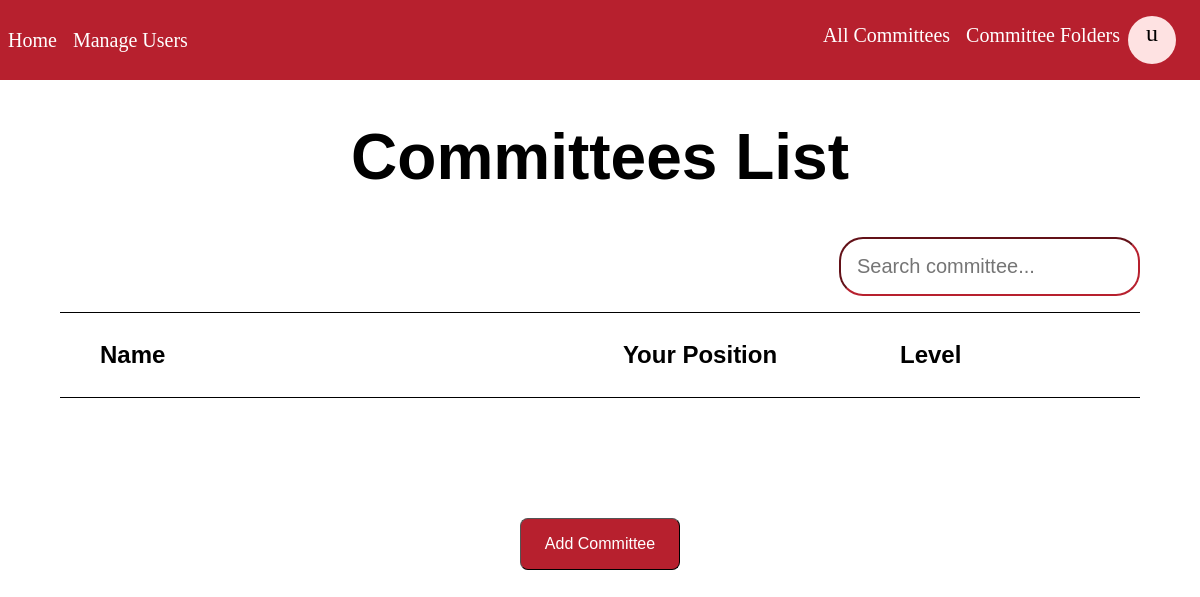
The page /committees/ (signed in) on the database as committed earlier.
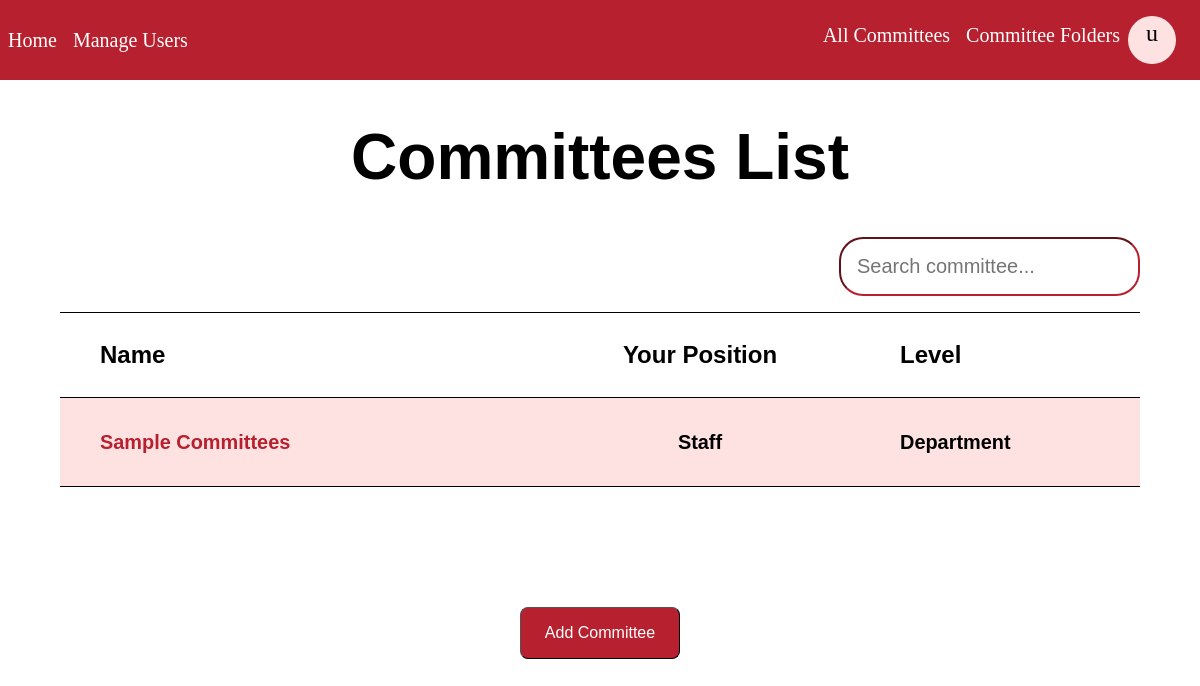
The same page on the database as committed later.
### base/models.py (models this page shows, shortened)
class Committees(models.Model):
    name = models.CharField(max_length = 200)
    description = models.TextField(null = True, blank=True)
    goal = models.TextField(null = True, blank=True)
    objective = models.TextField(null = True, blank=True)
    level = models.CharField(max_length = 200)
    updated = models.DateTimeField(auto_now = True)
    created = models.DateTimeField(auto_now_add = True)
    convener = models.ManyToManyField(User,related_name='convener',null=True,blank=True)
    members = models.ManyToManyField(User,related_name='members',null=True,blank=True)
    staff = models.ManyToManyField(User,related_name='staff',null=True,blank=True)

### base/views.py (the view)
# urls.py: path('committees/', views.committees_list, name='committees_list'),
@login_required(login_url = 'login')
def committees_list(request):
    if request.GET.get('q') != None:
        q = request.GET.get('q')
    else:
        q = ''
    selected_committees = Committees.objects.filter(
        Q(name__icontains = q) | Q(convener__pname__icontains = q)
    )
    committees = Committees.objects.all()
    context = {'committees': committees, 'selected_committees': selected_committees}
    return render(request, 'base/committees_list.html', context)

### base/templates/base/committees_list.html (shortened to what this page needs)
{% extends 'main.html' %}
{% load static %}
{% block content %}
<head>
</head>
<body>
<div class = "content">
<div class = "list">
<h1>Committees List</h1>
<form method = "GET" action = "" class = "searchbardiv">
    <input type = "test" name = "q" placeholder = "Search committee... " class = "searchbar"/>
</form>
    <hr>
    <div class = "topic">
        <h2 style="width: 40%;">Name</h2>
        <h2>Your Position</h2>
        <h2 style="width: 20%;">Level</h2>
    </div>
{% for committee in selected_committees %}
    <div class = "committees">
        <div class="committees_child">
                <div class = "name">
                    <h5><a href = "{% url 'committee' committee.id %}" class = "link_committee">
                        {{committee.name}}
                    </a></h5>
                </div>
                <div class = "convener">
                    {% if user in committee.staff.all and not user in committee.convener.all and not user in committee.members.all %}
                    <h5>Staff</h5>
                    {% endif %}
                </div>
                <div class = "level">
                    <h5>{{committee.level}}</h5>
                </div>
        </div>
    </div>
{% endfor %}
    <hr>
</div>
{% if request.user.is_superuser %}
    <div class = "add_button">
        <a href = "{% url 'create_committee' %}">
            <input type = button value = 'Add Committee' class = "add_committees">
        </a>
    </div>
{% endif %}
</div>
</body>
{% endblock %}

Rows that differ between the two databases and show on the page:
added Committees: name "Sample Committees", shows "Staff", level "Department"
